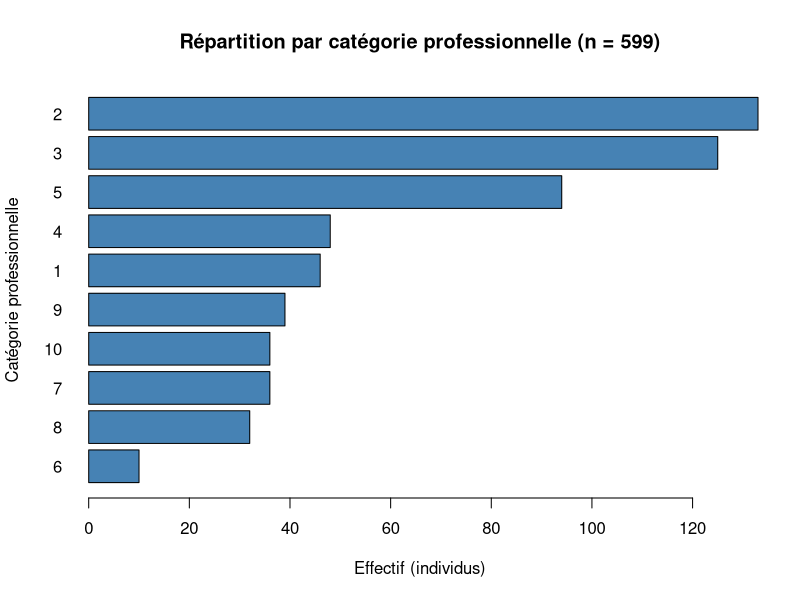
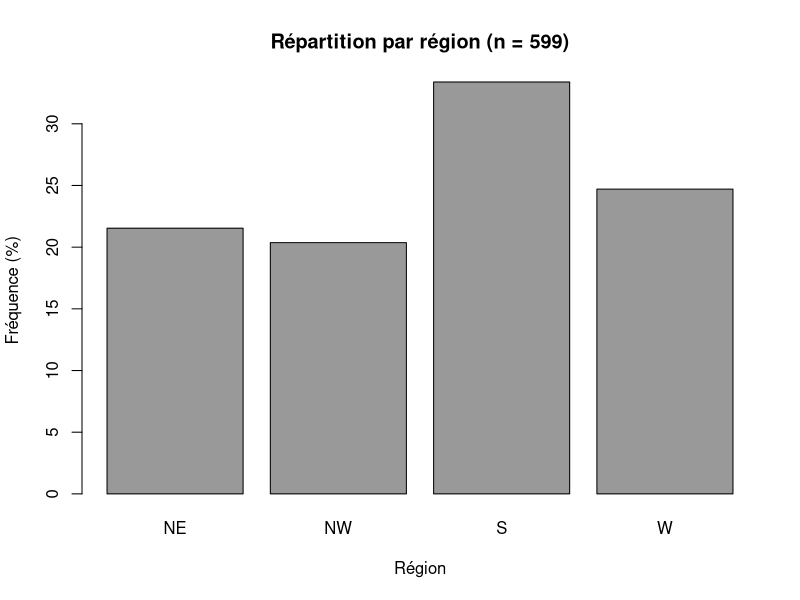
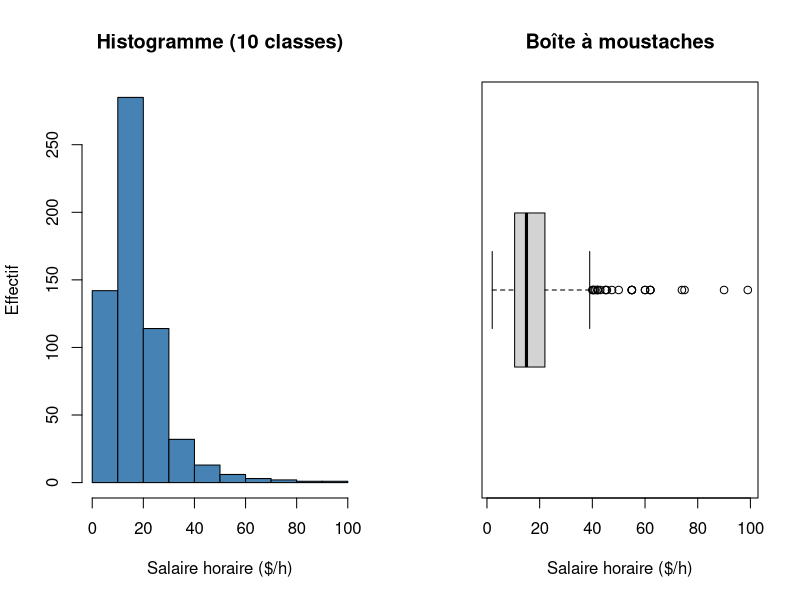
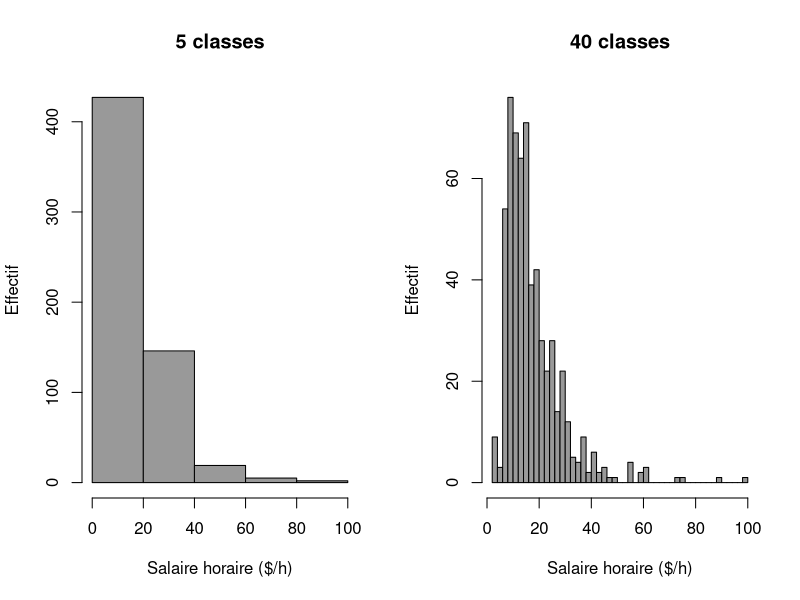
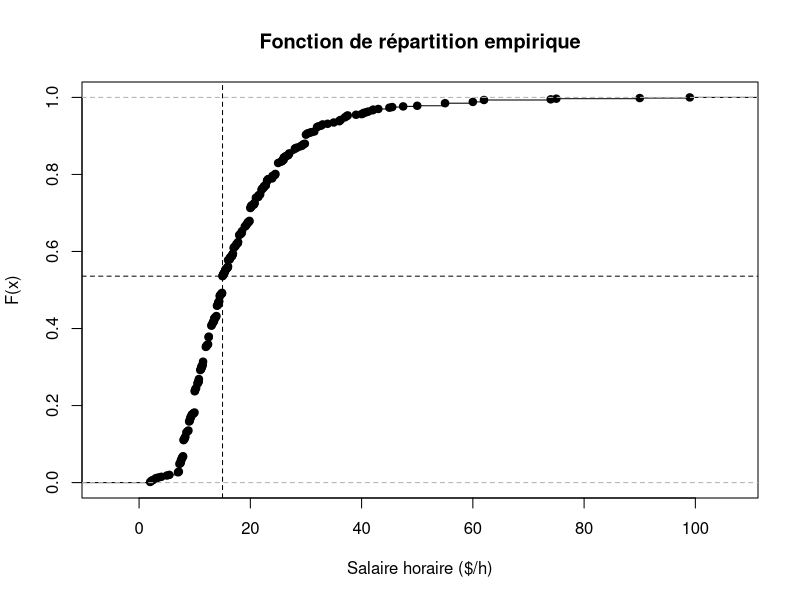
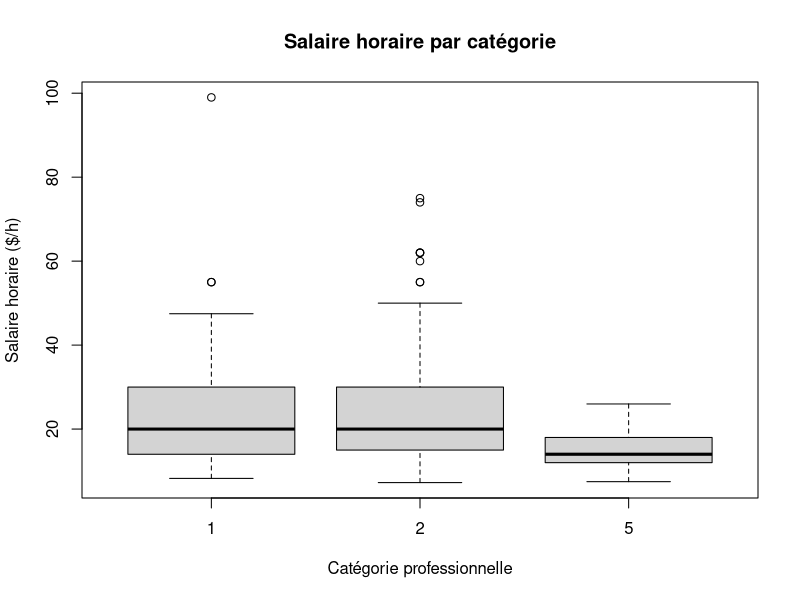
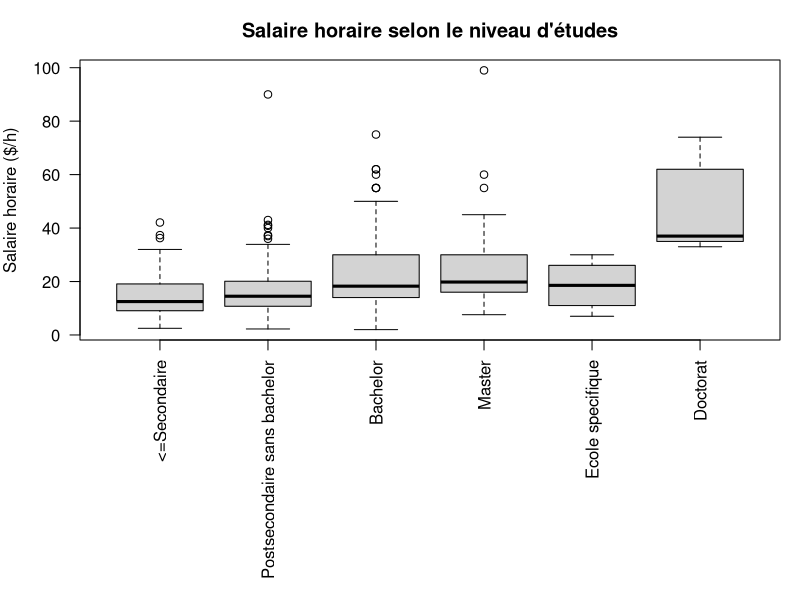
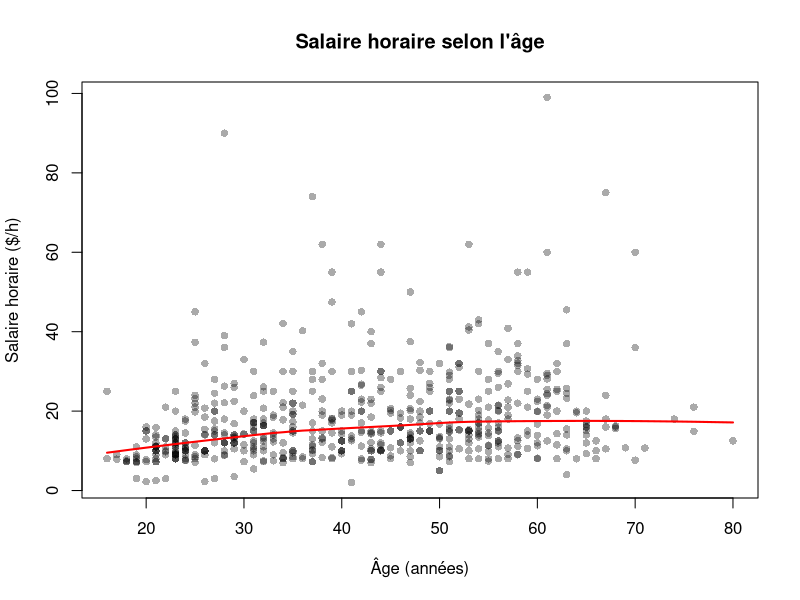

These charts were generated, in order, by the following R code:
# TP statistique descriptive — Partie 1 : Recensement (CPS, juillet 2012)
# Exécution : Rscript tp_partie1.R  (depuis le dossier contenant Recensement.txt)

# ---- 1.1 Importation et qualité des données ----

# Q1. Import : fichier texte, séparateur tabulation, en-tête
d <- read.table("Recensement.txt", header = TRUE, sep = "\t",
                stringsAsFactors = FALSE)
dim(d)        # observations x variables ; unité statistique = un individu
head(d, 5)    # aucune variable identifiante (nom, adresse) : affichage possible

# Q2-Q3. Types R, modalités présentes, valeurs manquantes, doublons
str(d)
controle <- data.frame(
  variable   = names(d),
  type_R     = sapply(d, class),
  n_NA       = colSums(is.na(d)),
  n_modalites = sapply(d, function(x) length(unique(x))),
  min        = sapply(d, function(x) if (is.numeric(x)) min(x, na.rm = TRUE) else NA),
  max        = sapply(d, function(x) if (is.numeric(x)) max(x, na.rm = TRUE) else NA),
  row.names  = NULL
)
controle
sum(duplicated(d))                 # lignes strictement identiques
for (v in c("SEXE", "REGION", "STAT_MARI", "SYNDICAT",
            "CATEGORIE", "NIV_ETUDES", "REV_FOYER")) {
  cat("\n", v, "\n"); print(table(d[[v]], useNA = "ifany"))
}

# Q4. Règles de contrôle : on signale, on ne supprime pas
regles <- list(
  age_hors_16_80      = d$AGE < 16 | d$AGE > 80,
  age_mineur          = d$AGE < 18,
  salaire_non_positif = d$SAL_HOR <= 0,
  salaire_tres_bas    = d$SAL_HOR < 7.25,      # sous le salaire minimum fédéral 2012
  salaire_tres_haut   = d$SAL_HOR > 75,
  enfants_ge_foyer    = d$NB_ENF >= d$NB_PERS, # au moins un adulte attendu
  foyer_plus_de_10    = d$NB_PERS > 10
)
sapply(regles, sum)
d[Reduce(`|`, regles[c("salaire_tres_haut", "foyer_plus_de_10")]), ]

# Q5. Population analysée pour SAL_HOR : salaires valides et strictement positifs
sal_ok <- !is.na(d$SAL_HOR) & d$SAL_HOR > 0
sum(sal_ok)

# ---- 1.2 Décrire la population ----

# Q6. Effectifs et fréquences (dénominateur : n = 599 individus, aucune NA)
freq <- function(x) {
  t <- table(x)
  data.frame(modalite = names(t), effectif = as.vector(t),
             frequence_pct = round(100 * as.vector(prop.table(t)), 1))
}
for (v in c("SEXE", "REGION", "STAT_MARI", "SYNDICAT", "CATEGORIE")) {
  cat("\n", v, "(n =", nrow(d), ")\n"); print(freq(d[[v]]))
}

# Q7. Deux graphiques : barres horizontales ordonnées (CATEGORIE) et barres de SEXE
options(bitmapType = "cairo")   # accents corrects dans les PNG
invisible(Sys.setlocale("LC_ALL", "C.UTF-8"))
dir.create("figures", showWarnings = FALSE)
png("figures/fig_categories.png", width = 800, height = 500)
barplot(sort(table(d$CATEGORIE)), horiz = TRUE, las = 1, col = "steelblue",
        xlab = "Effectif (individus)", ylab = "Catégorie professionnelle",
        main = "Répartition par catégorie professionnelle (n = 599)")
dev.off()
png("figures/fig_region.png", width = 600, height = 450)
barplot(100 * prop.table(table(d$REGION)), col = "grey60",
        ylab = "Fréquence (%)", xlab = "Région",
        main = "Répartition par région (n = 599)")
dev.off()

# Q8. Niveaux d'études : codes d'origine puis regroupement (codes de l'énoncé)
table(d$NIV_ETUDES)
d$ETUDES <- cut(d$NIV_ETUDES, breaks = c(31, 39, 42, 43, 44, 45, 46),
                labels = c("<=Secondaire", "Postsecondaire sans bachelor",
                           "Bachelor", "Master", "Ecole specifique", "Doctorat"))
freq(d$ETUDES)

# Q9. Catégories 1, 2, 5 : pourcentages conditionnels
d3 <- subset(d, CATEGORIE %in% c(1, 2, 5))
round(100 * prop.table(table(d3$CATEGORIE, d3$SEXE), margin = 1), 1)    # sexe | catégorie
round(100 * prop.table(table(d3$CATEGORIE, d3$ETUDES), margin = 1), 1)  # études | catégorie
table(d3$CATEGORIE, d3$SEXE)  # effectifs bruts pour comparaison (Q10)

# ---- 1.3 Distributions et indicateurs ----

# Q11. Indicateurs (effectif valide, moyenne, médiane, écart-type, quartiles, min, max)
resume <- function(x) c(n = sum(!is.na(x)), moyenne = mean(x, na.rm = TRUE),
  mediane = median(x, na.rm = TRUE), ecart_type = sd(x, na.rm = TRUE),
  Q1 = unname(quantile(x, .25, na.rm = TRUE)), Q3 = unname(quantile(x, .75, na.rm = TRUE)),
  min = min(x, na.rm = TRUE), max = max(x, na.rm = TRUE))
round(t(sapply(d[c("AGE", "SAL_HOR", "NB_PERS", "NB_ENF")], resume)), 2)

# Q12-Q13. Histogramme et boîte à moustaches ; deux découpages différents
png("figures/fig_sal_dist.png", width = 900, height = 450)
par(mfrow = c(1, 2))
hist(d$SAL_HOR, breaks = 10, col = "steelblue", xlab = "Salaire horaire ($/h)",
     ylab = "Effectif", main = "Histogramme (10 classes)")
boxplot(d$SAL_HOR, horizontal = TRUE, xlab = "Salaire horaire ($/h)",
        main = "Boîte à moustaches")
dev.off()
png("figures/fig_sal_classes.png", width = 900, height = 450)
par(mfrow = c(1, 2))
hist(d$SAL_HOR, breaks = 5, col = "grey60", xlab = "Salaire horaire ($/h)",
     ylab = "Effectif", main = "5 classes")
hist(d$SAL_HOR, breaks = 40, col = "grey60", xlab = "Salaire horaire ($/h)",
     ylab = "Effectif", main = "40 classes")
dev.off()

# Q14-Q15. Moyenne vs médiane ; IQR et règle 1,5 x IQR
iqr <- IQR(d$SAL_HOR)
bornes <- quantile(d$SAL_HOR, c(.25, .75)) + c(-1.5, 1.5) * iqr
iqr; bornes
atypiques <- d$SAL_HOR < bornes[1] | d$SAL_HOR > bornes[2]
sum(atypiques); sort(d$SAL_HOR[atypiques])
# sensibilité aux valeurs extrêmes : moyenne et médiane sans les 2 plus hauts salaires
c(avec = mean(d$SAL_HOR), sans = mean(d$SAL_HOR[d$SAL_HOR < 90]))
c(avec = median(d$SAL_HOR), sans = median(d$SAL_HOR[d$SAL_HOR < 90]))

# Q16. Fonction de répartition empirique du salaire horaire
Fn <- ecdf(d$SAL_HOR)
png("figures/fig_ecdf_sal.png", width = 700, height = 450)
plot(Fn, xlab = "Salaire horaire ($/h)", ylab = "F(x)", main = "Fonction de répartition empirique")
abline(v = 15, h = Fn(15), lty = 2)
dev.off()
Fn(15)                        # proportion gagnant au plus 15 $/h
quantile(d$SAL_HOR, 0.9)      # quantile d'ordre 0,9

# Q17. Variance descriptive (n) vs corrigée (n-1) ; var() utilise n-1
n <- length(d$SAL_HOR)
c(var_R = var(d$SAL_HOR), n_moins_1 = sum((d$SAL_HOR - mean(d$SAL_HOR))^2) / (n - 1),
  n = sum((d$SAL_HOR - mean(d$SAL_HOR))^2) / n)

# ---- 1.4 Comparer et interpréter ----

# Q18. Salaires par catégorie 1, 2, 5 : tableau commun et boxplot comparatif
d3 <- subset(d, CATEGORIE %in% c(1, 2, 5))
d3$CATEGORIE <- factor(d3$CATEGORIE)
tab_cat <- aggregate(SAL_HOR ~ CATEGORIE, d3,
                     function(x) round(c(n = length(x), moy = mean(x), med = median(x),
                                         sd = sd(x), Q1 = unname(quantile(x, .25)),
                                         Q3 = unname(quantile(x, .75))), 2))
tab_cat
png("figures/fig_sal_categorie.png", width = 700, height = 450)
boxplot(SAL_HOR ~ CATEGORIE, d3, xlab = "Catégorie professionnelle",
        ylab = "Salaire horaire ($/h)", main = "Salaire horaire par catégorie")
dev.off()

# Q19. Salaire selon le sexe : global puis par catégorie
aggregate(SAL_HOR ~ SEXE, d, function(x) round(c(n = length(x), moy = mean(x), med = median(x)), 2))
aggregate(SAL_HOR ~ CATEGORIE + SEXE, d3, function(x) round(c(n = length(x), moy = mean(x), med = median(x)), 2))

# Q20. Études et salaire (association descriptive, pas de causalité)
aggregate(SAL_HOR ~ ETUDES, d, function(x) round(c(n = length(x), moy = mean(x), med = median(x)), 2))
png("figures/fig_sal_etudes.png", width = 900, height = 500)
par(mar = c(13, 4, 3, 1))
boxplot(SAL_HOR ~ ETUDES, d, las = 2, xlab = "", ylab = "Salaire horaire ($/h)",
        main = "Salaire horaire selon le niveau d'études")
dev.off()
cor(d$NIV_ETUDES, d$SAL_HOR, method = "spearman")

# Q21. Âge et salaire : nuage de points + lissage lowess
png("figures/fig_age_sal.png", width = 700, height = 450)
plot(d$AGE, d$SAL_HOR, pch = 16, col = "#00000055", xlab = "Âge (années)",
     ylab = "Salaire horaire ($/h)", main = "Salaire horaire selon l'âge")
lines(lowess(d$AGE, d$SAL_HOR), col = "red", lwd = 2)
dev.off()
cor(d$AGE, d$SAL_HOR)

# Q22. Syndicat selon la catégorie ; salaires syndiqués / non syndiqués
round(100 * prop.table(table(d$CATEGORIE, d$SYNDICAT), margin = 1), 1)
table(d$CATEGORIE, d$SYNDICAT)
aggregate(SAL_HOR ~ SYNDICAT, d, function(x) round(c(n = length(x), moy = mean(x), med = median(x)), 2))
aggregate(SAL_HOR ~ SYNDICAT + CATEGORIE, d3, function(x) round(c(n = length(x), med = median(x)), 2))

# ---- 1.5 Revenu du foyer (Q25) ----
# Classes 5 et 6 : bornes du dictionnaire initial 12 500-14 500 puis 15 000-20 000
# -> trou apparent [14 500 ; 15 000] à vérifier avec le dictionnaire complet ;
# effectifs par classe, aucune valeur exacte de revenu n'est calculable.
table(d$REV_FOYER)
